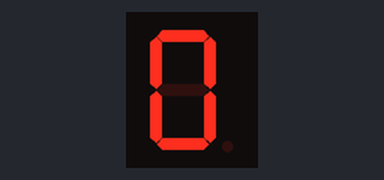
The sketch below on a simulated Arduino Uno, built with avr-gcc and run on an emulated ATmega328P. Shown: 1-digit seven-segment display. Wiring (inferred from the names in the program): 1-digit 7-segment display, segments lit when LOW: segments pin 7, pin 6, pin 4, pin 2, pin 1, pin 9, pin 10, pin 5. The segment pins are drawn as the display they are named for.

Above: at 0.1 s.
At 0.6 s:
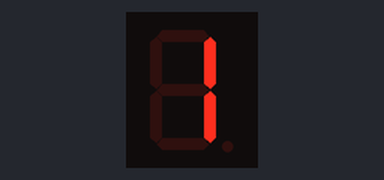
At 1.1 s:
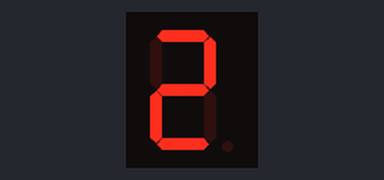
At 2.1 s:
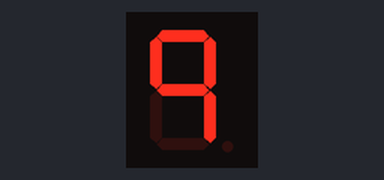
At 3.1 s:
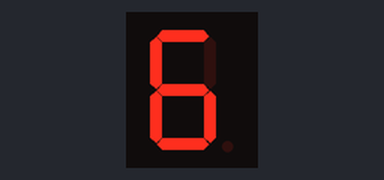
At 4.6 s:
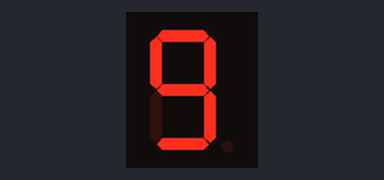

Measured:
- by itself, everything shown: repeats every 5.0 s, in 10 steps
- what the display in image 1 shows lasts 0.5 s, from 0.5 s to 1.0 s

The sketch:

nixie_tube_demo.ino
```cpp
int a=7;
int b=6;
int c=4;
int d=2;
int e=1;
int f=9;
int g=10;
int dp=5;

int nixieLED[8] = {a,b,c,d,e,f,g,dp};
int nixieEncodeComHigh[11][8]=
  {
   {LOW,LOW,LOW,LOW,LOW,LOW,HIGH,HIGH}
  ,{HIGH,LOW,LOW,HIGH,HIGH,HIGH,HIGH,HIGH}
  ,{LOW,LOW,HIGH,LOW,LOW,HIGH,LOW,HIGH}
  ,{LOW,LOW,LOW,LOW,HIGH,HIGH,LOW,HIGH}
  ,{LOW,LOW,LOW,HIGH,HIGH,LOW,LOW,HIGH}
  ,{LOW,HIGH,LOW,LOW,HIGH,LOW,LOW,HIGH}
  ,{LOW,HIGH,LOW,LOW,LOW,LOW,LOW,HIGH}
  ,{LOW,LOW,LOW,HIGH,HIGH,HIGH,HIGH,HIGH}
  ,{LOW,LOW,LOW,LOW,LOW,LOW,LOW,HIGH}
  ,{LOW,LOW,LOW,LOW,HIGH,LOW,LOW,HIGH}
  ,{HIGH,HIGH,HIGH,HIGH,HIGH,HIGH,HIGH,LOW}
  };

void setup() {
  pinMode(a, OUTPUT);
  pinMode(b, OUTPUT);
  pinMode(c, OUTPUT);
  pinMode(d, OUTPUT);
  pinMode(e, OUTPUT);
  pinMode(f, OUTPUT);
  pinMode(g, OUTPUT);
  pinMode(dp, OUTPUT);
  digitalWrite(a, HIGH);
  digitalWrite(b, HIGH);
  digitalWrite(c, HIGH);
  digitalWrite(d, HIGH);
  digitalWrite(e, HIGH);
  digitalWrite(f, HIGH);
  digitalWrite(g, HIGH);
  digitalWrite(dp, HIGH);
}

void loop() {
  unsigned char i,j;
  int *nixieShowEncodeArray;
  int show_number=6; // show number should be 0-9
  for(j=0; j <= 9; j++)
  {
    //nixieShowEncodeArray = (int*)malloc(sizeof(nixieEncodeComHigh[j])*sizeof(int));
    nixieShowEncodeArray = nixieEncodeComHigh[j];
    for(i = 0; i < 8; i++)
    {
      digitalWrite(nixieLED[i], nixieShowEncodeArray[i]);
    }
    delay(500);
  }

}
```
